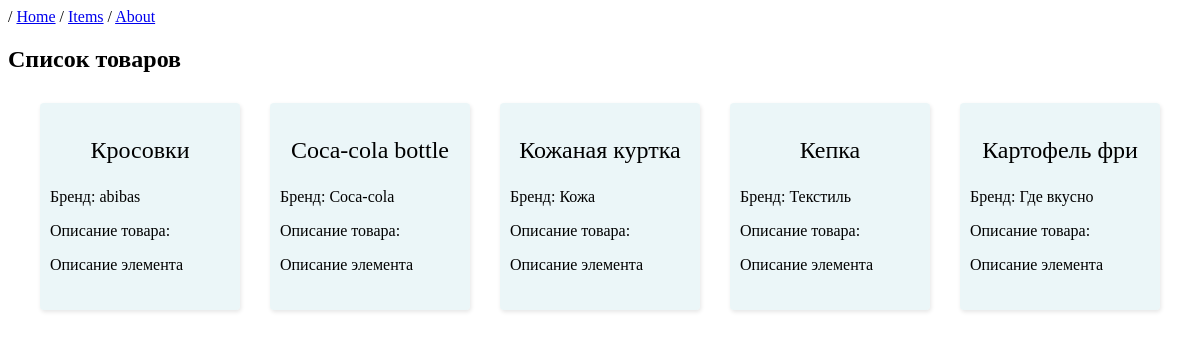
/items, run on the app's committed database.
### MainApp/models.py (models this page shows, shortened)
class Item(models.Model):
    name = models.CharField(max_length=100)
    brand = models.CharField(max_length=100)
    count = models.PositiveBigIntegerField()
    description = models.TextField(max_length=200, default='Описание элемента')
    colors = models.ManyToManyField(to=Color)

### MainApp/views.py (the view)
# urls.py: path('items', views.getitems, name='item-list')
def getitems(request):
    items = Item.objects.all()
    context = {
        "items": items
    }
    return render(request, "item_list.html", context)

### templates/item_list.html (shortened to what this page needs)
{% extends "base.html" %}
{% load static %}
{% block style %}
    <link rel='stylesheet' href='{% static "css/style.css" %}'>
{% endblock  %}
{% block content %}
    {{ block.super }}
    <h2> Список товаров</h2>
    <div class="items">
        {% for item in items %}
        <div class="item">
            <a href="{% url "item-detail"  item.id %}">
                    <p class="item_name">{{ item.name }}
                    <p> Бренд: {{ item.brand }}</p>
                    <p> Описание товара: </p>
                    <p> {{ item.description }} </p>
                    </a>
        </div>
        {% endfor %}
    </div>
{% endblock %}

### static/css/style.css (style rules this page uses)
* { box-sizing: border-box; }
.item { width:150pt; height: 100%; margin: 10px; box-shadow: 1px 2px 4px rgba(0, 0, 0, 0.1); border-radius: 4px; padding-top: 10px; background: rgba(223, 241, 244, 0.625); }
.item p { padding-left: 10px; padding-right: 10px; }
.item_name { font-size: 1.5em; text-align:center; }
.item a { text-decoration: none; color: black; text-align: justify; }
.items { width: 100%; display: grid; grid-template-columns: repeat(auto-fill, 200px); max-width: 1200px; justify-content: center; justify-items: center; column-gap: 30px; row-gap: 40px; margin: 0 auto; }

### data on the page
Item: name "Кросовки", brand "abibas", description "Описание элемента"
Item: name "Coca-cola bottle", brand "Coca-cola", description "Описание элемента"
Item: name "Кожаная куртка", brand "Кожа", description "Описание элемента"
Item: name "Кепка", brand "Текстиль", description "Описание элемента"
Item: name "Картофель фри", brand "Где вкусно", description "Описание элемента"
